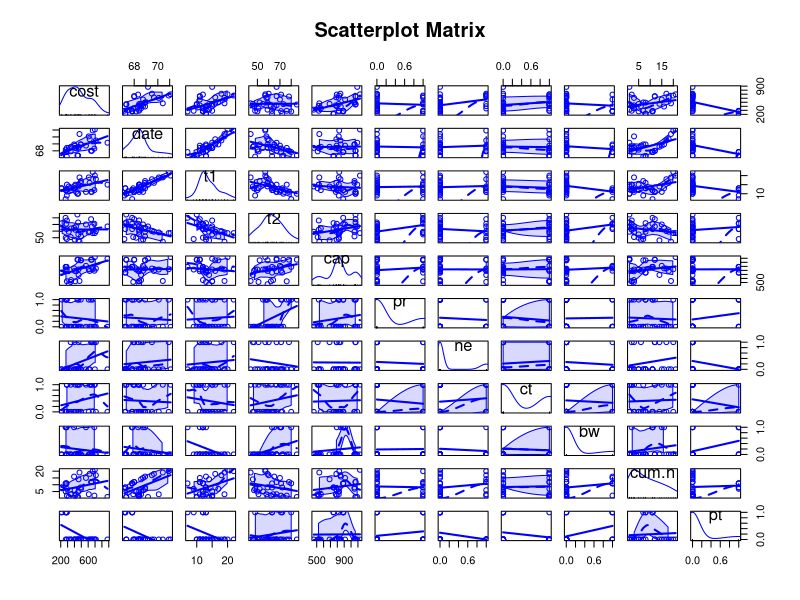
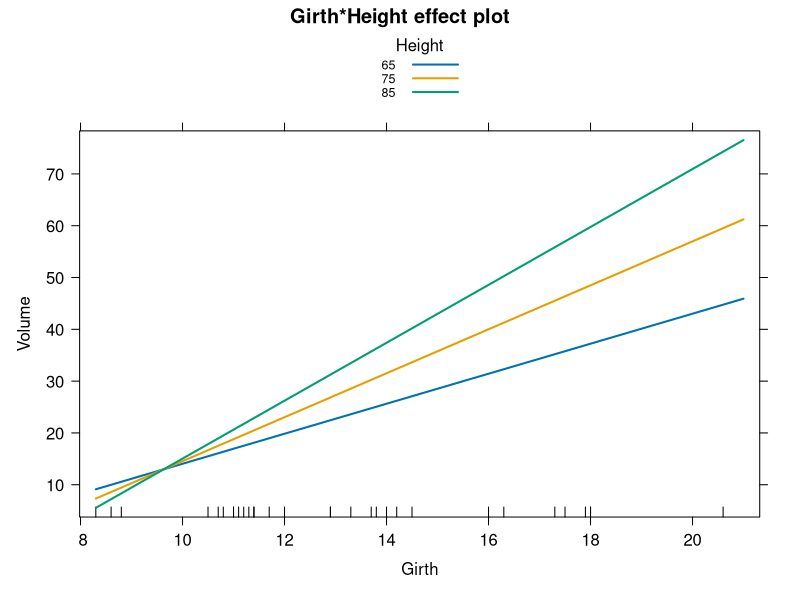
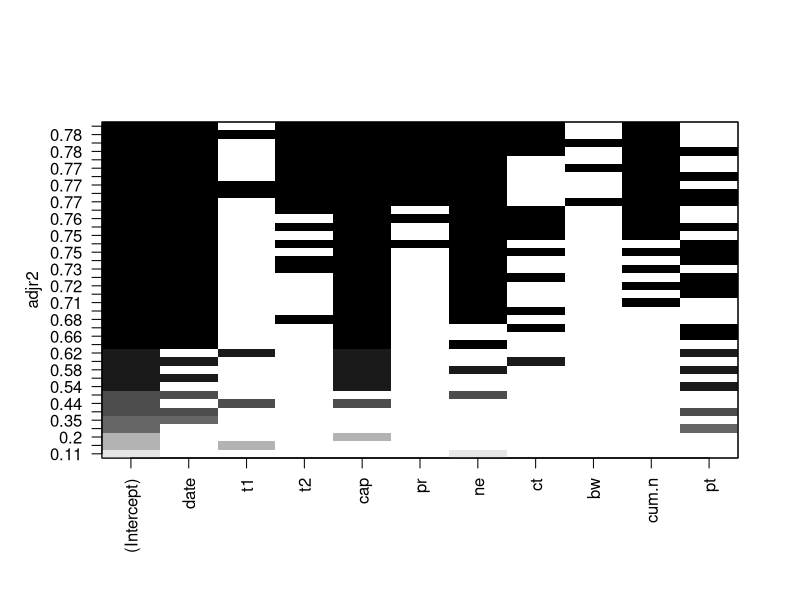
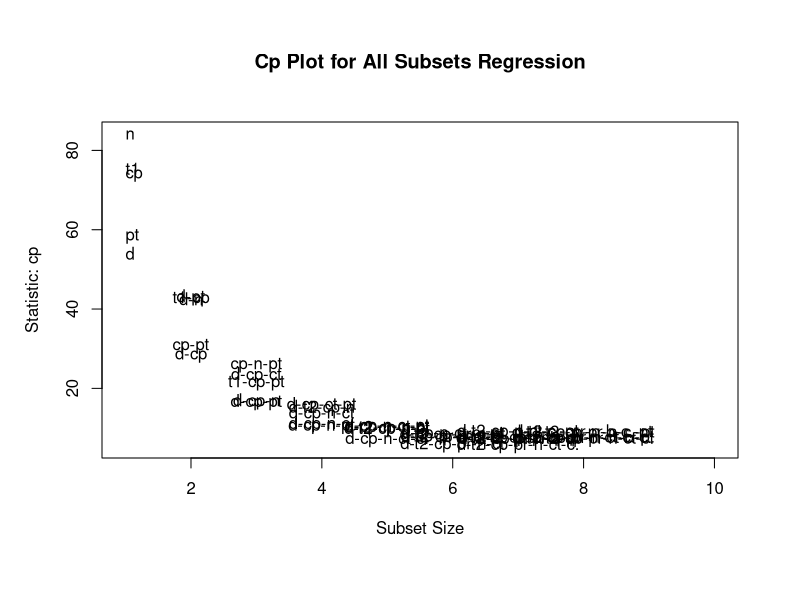

Here is the R script that generated these plots, in order: (Note: this script raises an error after producing the figures.)
#Activity 1 Code
library(boot)
nuclear
?nuclear
cor(nuclear)
library(car)
scatterplotMatrix(nuclear, spread=FALSE, smoother.args=list(lty=2),
                  main="Scatterplot Matrix")


#Activity 2 Code
fit_nuclear <- lm(cost ~ t1 + t2, data=nuclear)
summary(fit_nuclear)


#Activity 3 Code
confint(fit_nuclear, level=0.99)


#Activity 4 Code
predict(fit_nuclear,newdata=data.frame(t1=18,t2=70),
        interval="confidence", level=0.98)


#Activity 5 Code
predict(fit_nuclear,newdata=data.frame(t1=18,t2=70),
        interval="prediction", level=0.98)


#Activity 6 Code
trees
head(trees)
fit_interaction_trees <- lm(Volume ~ Girth + Height + Girth:Height, data=trees)
summary(fit_interaction_trees)


#Activity 7 Code
library(effects)
plot(effect("Girth:Height", fit_interaction_trees,, list(Height=c(65,75,85))),
     multiline=TRUE)


#Activity 8 Code
library(MASS)
cats
?cats
fit_cats <- lm(Hwt ~ Sex + Bwt, data=cats)
summary(fit_cats)
predict(fit_cats,newdata=data.frame(Sex="F",Bwt=3.4),interval="prediction",
        level=0.95)


#Activity 9 Code
fit_nuclear_1 <- lm(cost ~ t1 + t2, data=nuclear)
fit_nuclear_2 <- lm(cost ~ t1 + t2 + date, data=nuclear)
anova(fit_nuclear_1, fit_nuclear_2)


#Activity 10 Code
AIC(fit_nuclear_2, fit_nuclear_1)


#Activity 11 Code
fit_nuclear_full <- lm(cost ~ date + t1 + t2 + cap + pr + ne + ct + bw + cum.n +
                         pt, data=nuclear)
stepAIC(fit_nuclear_full, direction="forward")
stepAIC(fit_nuclear_full, direction="backward")
stepAIC(fit_nuclear_full, direction="both")


#Activity 12 Code
library(leaps)
leaps <- regsubsets(cost ~ date + t1 + t2 + cap + pr + ne + ct + bw + cum.n +
                      pt, data=nuclear, nbest=5)
plot(leaps, scale="adjr2")
library(car)
subsets(leaps, statistic="cp",
        main="Cp Plot for All Subsets Regression")
abline(1,1,lty=2,col="red")


#Activity 13 Code
library(car)
vif(fit_nuclear_full)


#Activity 14 Code
cor(nuclear)
